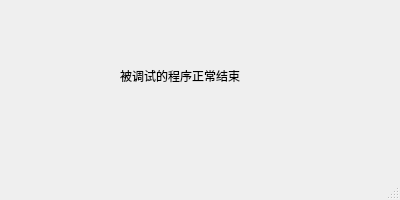
<?xml version="1.0" encoding="UTF-8"?>
<ui version="4.0">
 <class>DebugEnd</class>
 <widget class="QMainWindow" name="DebugEnd">
  <property name="geometry">
   <rect>
    <x>0</x>
    <y>0</y>
    <width>400</width>
    <height>200</height>
   </rect>
  </property>
  <property name="windowTitle">
   <string>MainWindow</string>
  </property>
  <widget class="QWidget" name="centralwidget">
   <widget class="QLabel" name="label">
    <property name="geometry">
     <rect>
      <x>120</x>
      <y>30</y>
      <width>221</width>
      <height>91</height>
     </rect>
    </property>
    <property name="text">
     <string>被调试的程序正常结束</string>
    </property>
   </widget>
  </widget>
  <widget class="QMenuBar" name="menubar">
   <property name="geometry">
    <rect>
     <x>0</x>
     <y>0</y>
     <width>400</width>
     <height>22</height>
    </rect>
   </property>
  </widget>
  <widget class="QStatusBar" name="statusbar"/>
 </widget>
 <resources/>
 <connections/>
</ui>
